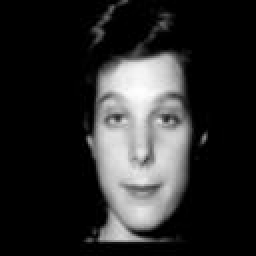
#> input picture Face_detection/train_images/sub01.train1.jpg, 128 x 128 px (shown 2 times larger); its folder holds 4 pictures in this run
$ jupyter execute face_detection.ipynb   (shell and % lines are left out)
#> lines starting #> are read from the running program, lines starting #| are printed output that depends on the picture; long printed decimals are rounded; pictures that were not available may be replaced by others from this repository, and a replacement may not be noted
[cell 1]
# Import libraries
from matplotlib import pyplot as plt
from matplotlib.image import imread
import numpy as np
import os
import glob

[cell 2]
width  = 128
height = 128

def extract_names(dataset_path):
    included_extensions = ['jpg']
    dataset_dir = [fn for fn in os.listdir(dataset_path)
                if any(fn.endswith(ext) for ext in included_extensions)]
    return dataset_dir, dataset_path

def flatten_img(dataset_dir, X, dataset_path):
    image_names = dataset_dir
    for i in range(len(image_names)):
        img = plt.imread(dataset_path + image_names[i])
        X[i,:] = np.array(img, dtype='float64').flatten()
    return X, image_names

(dataset_dir_train, dataset_path_train) = extract_names('train_images/')
(dataset_dir_test, dataset_path_test) = extract_names('test_images/')
X_train = np.ndarray(shape=(len(dataset_dir_train), height*width), dtype=np.float64)
X_test = np.ndarray(shape=(len(dataset_dir_test), height*width), dtype=np.float64)
(X_train, train_image_names) = flatten_img(dataset_dir_train, X_train, dataset_path_train)
#> in flatten_img, img is the input picture: shape (128, 128); min 0, max 254, mean 42.3
#> train_image_names = ['sub01.train1.jpg', 'sub01.train2.jpg', 'sub01.train3.jpg', 'sub01.train4.jpg']
(X_test, test_image_names) = flatten_img(dataset_dir_test, X_test, dataset_path_test)

#mean face
Psi = np.zeros((1,height*width))

for i in X_train:
    Psi = np.add(Psi,i)
#> this loop made 4 passes

Psi = np.divide(Psi,float(len(train_image_names))).flatten()
#> Psi = 16384 values, max 252.8 at index 5955, min 0 at index 0, mean 44.2

plt.imshow(Psi.reshape(height, width), cmap='gray')
plt.tick_params(labelleft=False, labelbottom=False, bottom=False,top=False,right=False,left=False, which='both')
plt.title('Mean training set face')
plt.show()
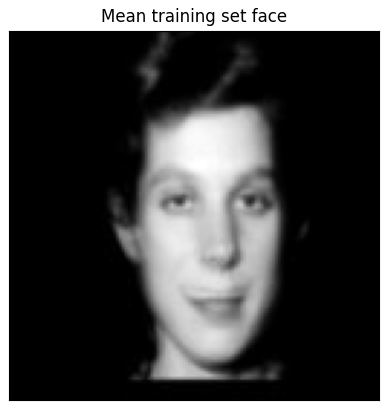
#> figure drawn by matplotlib, 1 panel

[cell 3]
#normalised faces: mean subtraction
Phi_train = np.ndarray(shape=(len(train_image_names), height*width))

for i in range(len(train_image_names)):
    Phi_train[i] = np.subtract(X_train[i],Psi)

#covariance matrix
C = np.cov(Phi_train)
#> C = [[321.9, -98.38, -72.02, -151.5], [-98.38, 104.7, 32.32, -38.69], [-72.02, 32.32, 62.86, -23.15], [-151.5, -38.69, -23.15, 213.3]]
#C = np.divide(C,8.0)
eigenvalues, eigenvectors, = np.linalg.eig(C)
#> eigenvalues = [447.1, 209, 3.77e-15, 46.62]; eigenvectors = [[0.835, -0.221, -0.5, -0.0688], [-0.198, 0.577, -0.5, -0.614], [-0.143, 0.348, -0.5, 0.78], [-0.494, -0.705, -0.5, -0.0968]]

eig_pairs = [(eigenvalues[index], eigenvectors[:,index])
            for index in range(len(eigenvalues))]
#> eig_pairs = [(447.1, [0.835, -0.198, -0.143, -0.494]), (209, [-0.221, 0.577, 0.348, -0.705]), (3.77e-15, [-0.5, -0.5, -0.5, -0.5]), (46.62, [-0.0688, -0.614, 0.78, -0.0968])]
eig_pairs.sort(reverse=True)
eigvalues_sort  = [eig_pairs[index][0] for index in
            range(len(eigenvalues))]
#> eigvalues_sort = [447.1, 209, 46.62, 3.77e-15]
eigvectors_sort = [eig_pairs[index][1] for index in
            range(len(eigenvalues))]
#> eigvectors_sort = [[0.835, -0.198, -0.143, -0.494], [-0.221, 0.577, 0.348, -0.705], [-0.0688, -0.614, 0.78, -0.0968], [-0.5, -0.5, -0.5, -0.5]]

var_comp_sum = np.cumsum(eigvalues_sort)/sum(eigvalues_sort)
#> var_comp_sum = [0.636, 0.934, 1, 1]
print("Cumulative proportion of variance explained vector: \n%s" %var_comp_sum)
#| Cumulative proportion of variance explained vector:
#| [0.6362 0.9337 1.         1.        ]
num_comp = range(1,len(eigvalues_sort)+1)
plt.title('Cum. Prop. Variance Explained and Components Kept')
plt.xlabel('Principal Components')
plt.ylabel('Cum. Prop. Variance Explained')
plt.scatter(num_comp, var_comp_sum)
plt.show()
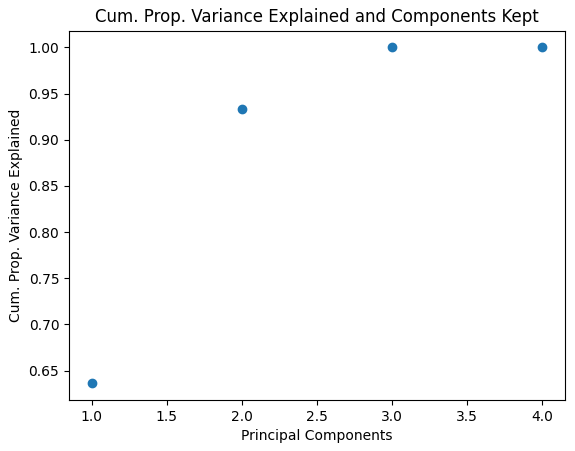
#> figure drawn by matplotlib, 1 panel

[cell 4]
#choose the necessary number of principle components
E = np.array(eigvectors_sort[:15]).transpose()
#> E = [[0.835, -0.221, -0.0688, -0.5], [-0.198, 0.577, -0.614, -0.5], [-0.143, 0.348, 0.78, -0.5], [-0.494, -0.705, -0.0968, -0.5]]

E = np.dot(X_train.transpose(),E)
E = E.transpose()

w = np.array([np.dot(E,i) for i in Phi_train])
#> w = [[6200054.3, -696549.1, -24430.4, 9131652.8], [-1447682.8, 1977110.5, -469433.2, -2727005.8], [-1004341.3, 1222754.6, 610526.3, 2466747.8], [-3748030.2, -2503316, -116662.7, -8871394.8]]

#threshold determination
def threshold(img,train_image_names,E,w,obj):
    global minval
    train_face        = plt.imread('train_images/'+img)
    P = np.array(train_face, dtype='float64').flatten()
    Phi_i = np.subtract(P,Psi)
    w_train = np.dot(E, Phi_i)
    diff  = w - w_train
    norms = np.linalg.norm(diff, axis=1)
    norms=np.delete(norms, obj)
    index = np.argmin(norms)
    minval=norms[index]

rast = np.ndarray(shape=(len(train_image_names), 1),
    dtype=np.float64)
#> rast = [6200054.3, -696549.1, -24430.4, 9131652.8]
for i in range(len(train_image_names)):
    threshold(train_image_names[i],train_image_names,E,w,i)
#> in threshold, `P = np.array(train_face, dtype='float64').flatten()`: P = 16384 values, max 254 at index 5828, min 0 at index 0, mean 42.34
#> in threshold, `Phi_i = np.subtract(P,Psi)`: Phi_i = 16384 values, max 121 at index 10190, min -138.2 at index 9128, mean -1.86
#> in threshold, `w_train = np.dot(E, Phi_i)`: w_train = [6200054.3, -696549.1, -24430.4, 9131652.8]
#> in threshold, `diff  = w - w_train`: diff = [[0, 0, 0, 0], [-7647737, 2673659.7, -445002.8, -11858658.5], [-7204395.6, 1919303.8, 634956.7, -6664905], [-9948084.4, -1806766.9, -92232.3, -18003047.5]]
#> in threshold, `norms = np.linalg.norm(diff, axis=1)`: norms = [0, 14368790.7, 10020537.5, 20648172.2]
#> in threshold, `norms=np.delete(norms, obj)`: norms = [14368790.7, 10020537.5, 20648172.2]
#> in threshold, `index = np.argmin(norms)`: index = 1
#> in threshold, `minval=norms[index]`: minval = 10020537.5
    rast[i]=minval

theta=0.8*max(rast)
#> theta = [8016430]

[cell 5]
count        = 0
num_images   = 0
correct_pred = 0
def recogniser(img, train_image_names,E,w):
    global count,highest_min,num_images,correct_pred
    unknown_face        = plt.imread('test_images/'+img)
    num_images          += 1
    P = np.array(unknown_face, dtype='float64').flatten()
    Phi_i = np.subtract(P,Psi)

    plt.subplot(14,4,1+count)
    plt.imshow(unknown_face, cmap='gray')
    plt.title('Input:'+'.'.join(img.split('.')[:2]))
    plt.tick_params(labelleft=False, labelbottom=False,
        bottom=False,top=False,right=False,left=False,
        which='both')
    count+=1

    w_unknown = np.dot(E, Phi_i)
    diff  = w - w_unknown
    norms = np.linalg.norm(diff, axis=1)
    index = np.argmin(norms)

    plt.subplot(14,4,1+count)
    if norms[index] < theta: #It's a known face
        if img.split('.')[0] == train_image_names[index].split('.')[0]:
            plt.title('Matched:'+'.'.join(
                train_image_names[index].split('.')[:2]), color='g')
            plt.imshow(imread('train_images/'+ train_image_names[index]), cmap='gray')
            correct_pred += 1
        else:
            plt.title('Matched:'+'.'.join(train_image_names[index].split('.')[:2]), color='r')
            plt.imshow(imread('train_images/'+train_image_names[index]), cmap='gray')
    else: #It's an unknown face
        if img.split('.')[0] not in [i.split('.')[0] for i in train_image_names]:
            plt.title('Unknown face!', color='g')
            correct_pred += 1
        else:
            plt.title('Unknown face!', color='r')
            plt.tick_params(labelleft=False, labelbottom=False, bottom=False,top=False,right=False,left=False, which='both')
            plt.subplots_adjust(right=1.2, top=2.5)

    plt.tick_params(labelleft=False, labelbottom=False, bottom=False,top=False,right=False,left=False, which='both')
    count+=1

fig = plt.figure(figsize=(15, 15))
for i in range(len(test_image_names)):
    recogniser(test_image_names[i], train_image_names,E,w)
#> in recogniser, `w_unknown = np.dot(E, Phi_i)`: w_unknown = [6200054.3, -696549.1, -24430.4, 9131652.8]
#> in recogniser, `norms = np.linalg.norm(diff, axis=1)`: norms = [0, 14368790.7, 10020537.5, 20648172.2]
#> in recogniser, `index = np.argmin(norms)`: index = 0

plt.show()
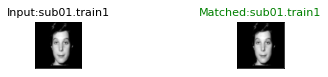
#> figure drawn by matplotlib, 2 panels

print('Correct predictions: {}/{} '.format(correct_pred, num_images))
